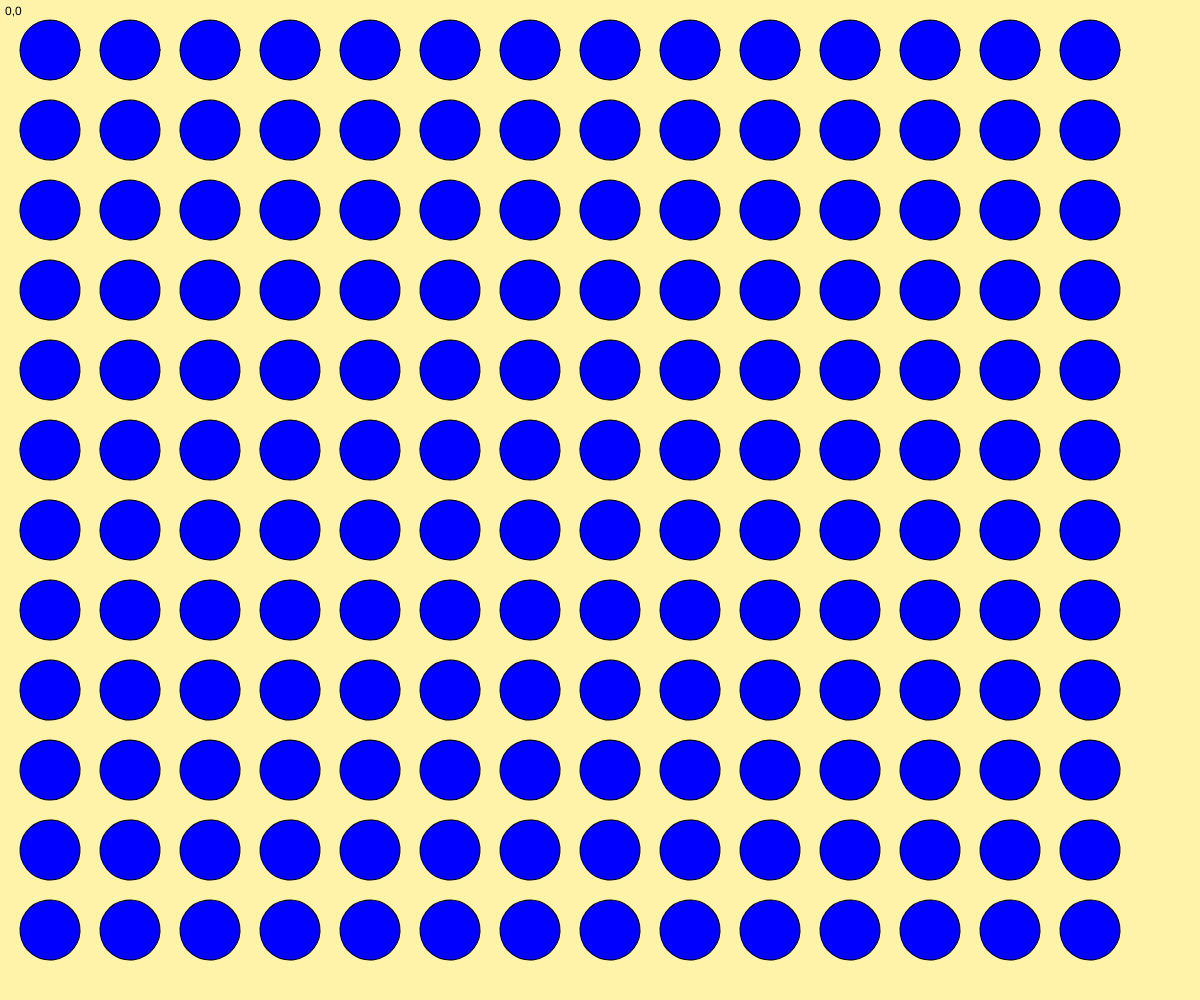
Frame 1 (no input)
Frame 60 (no input): identical to frame 1, image omitted
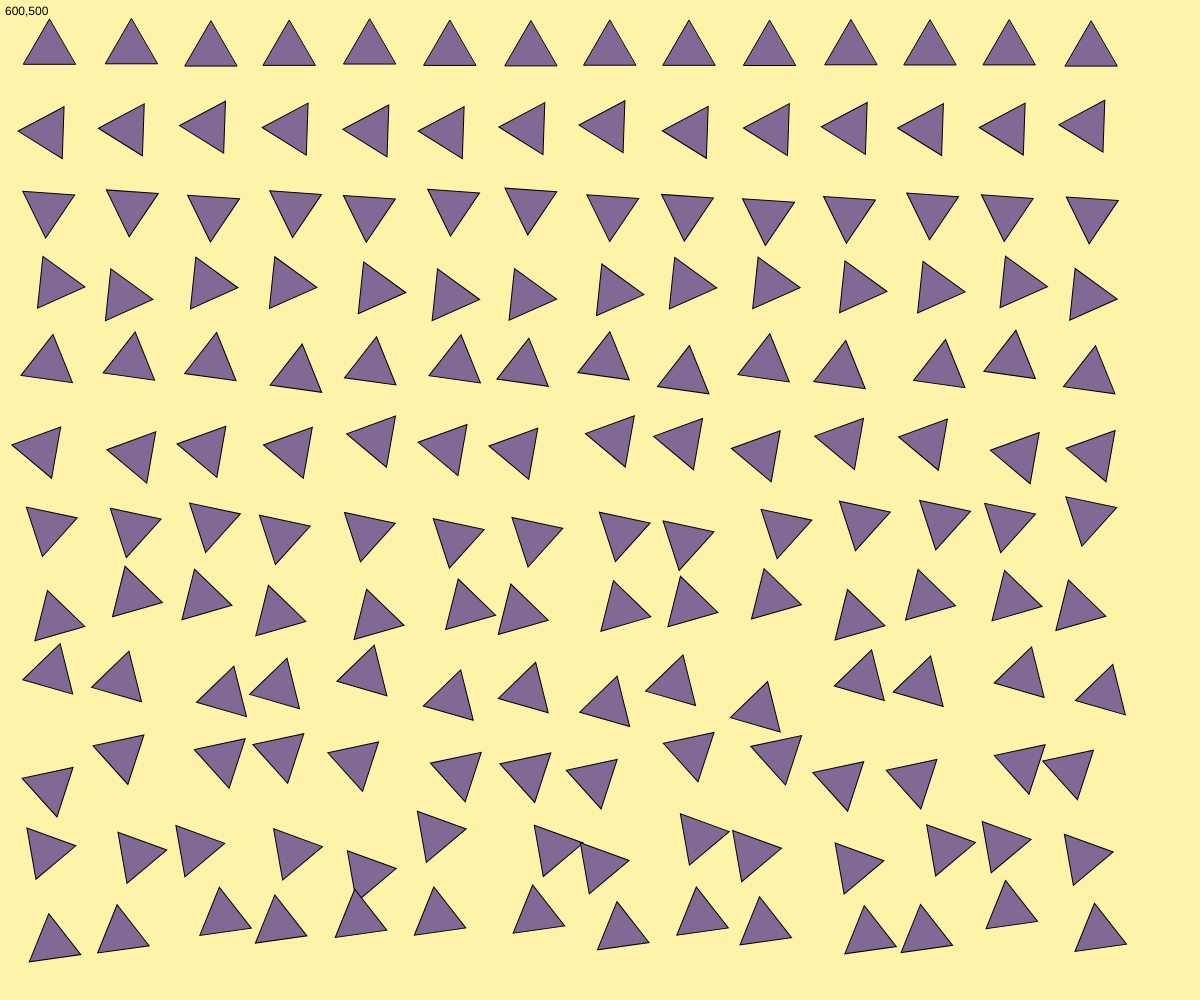
Frame 120 (the mouse pressed at the canvas centre since frame 60)

The p5.js sketch that drew these frames (run headless with seeded random() and noise() and a simulated clock; from frame 60 on, the mouse is pressed at the canvas centre):

// p5.js sketch
// ── sketch.js


function setup() {
  createCanvas(windowWidth, windowHeight);
  
}

function draw() {
  
    background("rgba(255, 242, 169, 1)");//background is a soft yellow color
    //show current mouse coordinates
    text(mouseX + "," + mouseY, 5, 15); 

    // I tried to make the colors change based on mouse movement.
    // From most examples I checked online, using only one map() function 
    // is not very effective for dynamic colors.
    // Most sketches use the RGB color model (r, g, b), 
    // so I set up three different mapping functions for r, g, and b.
    // red (R) increases when mouse moves left and right
    // green (G) increases when mouse moves up and down
    // blue (B) decreases when mouse moves up and down
    let r = map(mouseX, 0, width, 0, 255); //red changes with mouse moving left and right
    let g = map(mouseY, 0, width, 0, 255); //green changes with mouse moving up-down
    let b = map(mouseY, 0, width, 255, 0);//blue changes inversely with mouse moving up-down
         
    
    //loops to create grid of shapes
    //start at 50, so the shape won't touch the edges
    //gap between each shapes is 80
    for (let y = 50; y < height-50; y += 80) {
    for (let x = 50; x < width-50; x += 80) {

    //rotation increases as we go down the screen
    //top rows no rotation, bottom rows a full 360° span.
    let rotation= map(y, 50, height-50, 0,2*PI);

    //amount of random displacement increases with mouseY
    //I've try many different number, and figure out that, 0.05 is the right number that suit my expetation. the number bigger, the shape shake faster, so, (0,0.05） control the the shaking
    //mouse near top more stable; mouse near bottom：more shake
    let randomamount = map(mouseY, 0, height, 0, 0.05);
    let randomx;
    let randomy;

    //this function learn from the week4a example
    randomx = (random(-y*randomamount,y*randomamount));
    randomy = (random(-y*randomamount,y*randomamount));
    
    push();

    fill(r,g,b); //set fill color from mapped mouse position
    translate(x, y); //move to grid position
    rotate(rotation); // rotate according to y-axis mapping, the circle is actually rateta based on the rotate function.
    
    if (mouseIsPressed) {  // when mouse is pressed , draw triangle with random.

      
    translate(randomx,randomy);
      
      triangle(0, -30, -26, 15, 26, 15);
    } else {  // when mouse is not pressed, draw circle
      
      ellipse(0, 0, 60);
      }

      pop();
        }
  }
}
